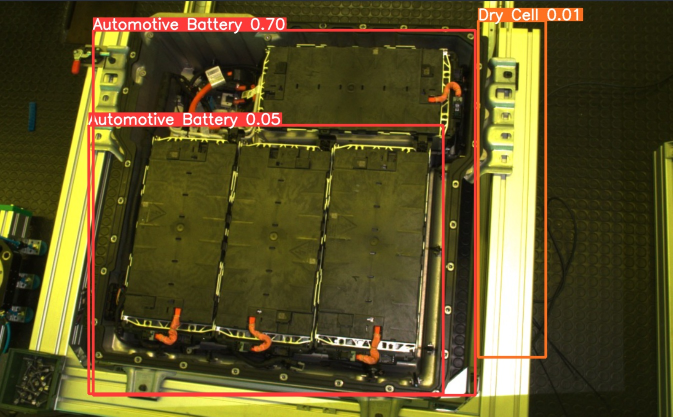
#> input picture results/batteries/batteries_0.01.jpg, 1345 x 833 px (shown at 1/2 size)
$ python -i main.py   (imports and definitions only)   (older library calls are emulated)
#> lines starting #> are read from the running program, lines starting #| are printed output that depends on the picture; after the words box and inside, x2 and y2 are one past the last pixel; in counts of white or black regions, pixels touching at a corner belong together
from ultralytics import YOLO
from ultralytics.utils.plotting import Annotator
from multiprocessing import set_start_method
from multiprocessing import Process
import cv2
import numpy as np
from matplotlib import pyplot as plt

# TRAINING for one of the models
# [31 lines left out: functions train, predict, not called in this run]

## Testing some borderline preprocessing
## Tried to see what else was possible outside of Neural Nets
def preprocessing(img):
#> called with img = 'results/batteries/batteries_0.01.jpg'
    img = cv2.imread(img)
#> img is the input picture: shape (833, 1345, 3); mean B, G, R 38.7, 81.2, 91.8
    gray = cv2.cvtColor(img, cv2.COLOR_BGR2GRAY)
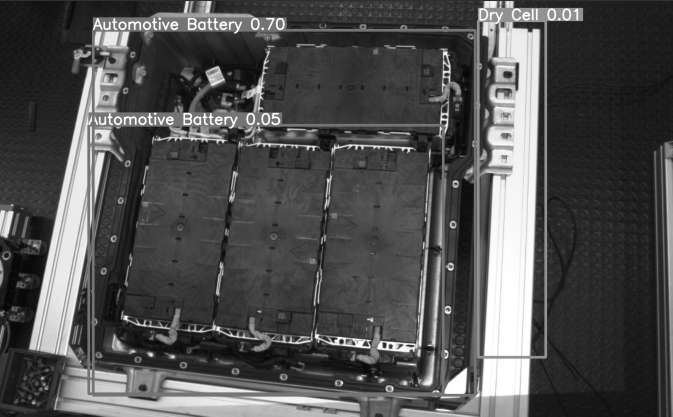
#> gray: shape (833, 1345) (shown at 1/2 size); min 5, max 255, mean 79.5

    # Apply Gaussian blur to the image
    print('GaussianBlur')
    blurred = cv2.GaussianBlur(img, (3, 3), 0)

    # sobel = cv2.Sobel(src=blurred, ddepth=cv2.CV_64F, dx=1, dy=0, ksize=5) # Sobel Edge Detection on the X axis
    sobel = cv2.Sobel(src=blurred, ddepth=cv2.CV_64F, dx=0, dy=1, ksize=5) # Sobel Edge Detection on the Y axis
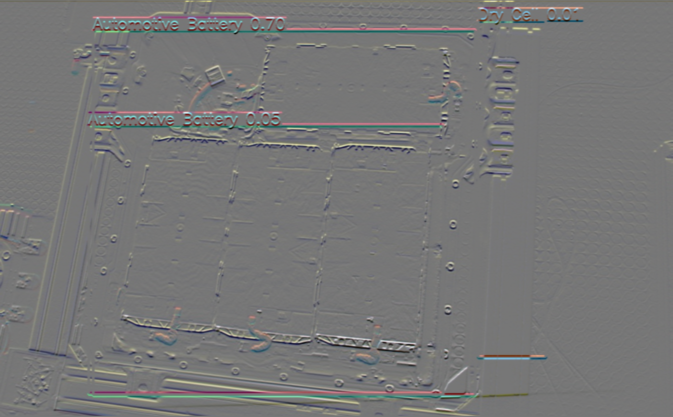
#> sobel: shape (833, 1345, 3) float64 (shown at 1/2 size); mean B, G, R -2.2, 11.5, 11.9; drawn with min black and max white
    # sobel = cv2.Sobel(src=blurred, ddepth=cv2.CV_64F, dx=1, dy=1, ksize=5) # Combined X and Y Sobel Edge Detection

    # Detect edges using the Canny edge detector
    print('Canny')
    edges = cv2.Canny(blurred, 30, 100)
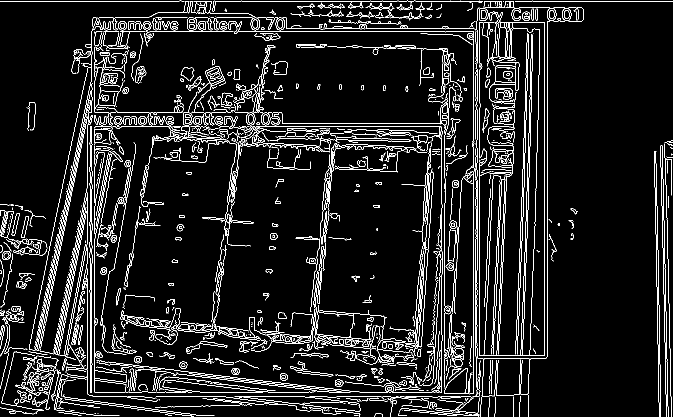
#> edges: shape (833, 1345) (shown at 1/2 size); 7.6% white in thin lines or dots

    # Apply binary thresholding to segment the image
    print('threshold')
    _, binary = cv2.threshold(edges, 0, 255, cv2.THRESH_BINARY)

    # Invert the binary image
    print('bitwise_not')
    binary = cv2.bitwise_not(binary)
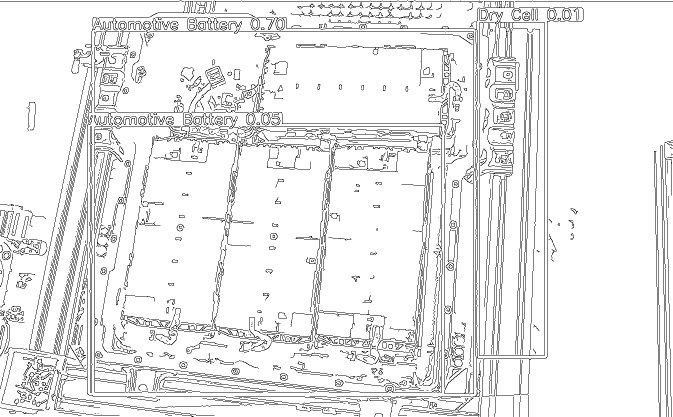
#> binary: shape (833, 1345) (shown at 1/2 size); 92.4% white; black in thin lines or dots

    # Find contours
    print('findContours')
    contours, _ = cv2.findContours(binary, cv2.RETR_EXTERNAL, cv2.CHAIN_APPROX_SIMPLE)
#> contours = 2 contours, 1 with area under 20; largest, box (x1, y1, x2, y2) and area: (0, 0, 1345, 833) 1116044

    # Draw contours on the original image
    print('drawContours')
    segmented_image = img.copy()
    cv2.drawContours(segmented_image, contours, -1, (0, 255, 0), 3)
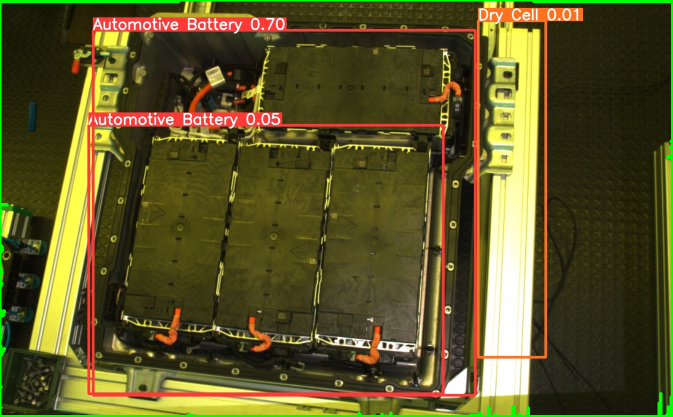
#> segmented_image: shape (833, 1345, 3) (shown at 1/2 size); 1.51% of pixels changed, all inside (x1, y1, x2, y2) = (0, 0, 1345, 833)

    # Display the original image and the segmented image
    # comp = cv2.addWeighted(img, 1, edges, 1, 0.0)
    # cv2.imshow('.', comp)
    cv2.imshow('Segmented Image', segmented_image)
    cv2.waitKey(0)
    cv2.destroyAllWindows()

# [48 lines left out: function predictCombined, not called in this run]

# [11 lines not run here, left out]

    # [19 lines of commented-out code are left out]

>>> result = preprocessing('results/batteries/batteries_0.01.jpg')
